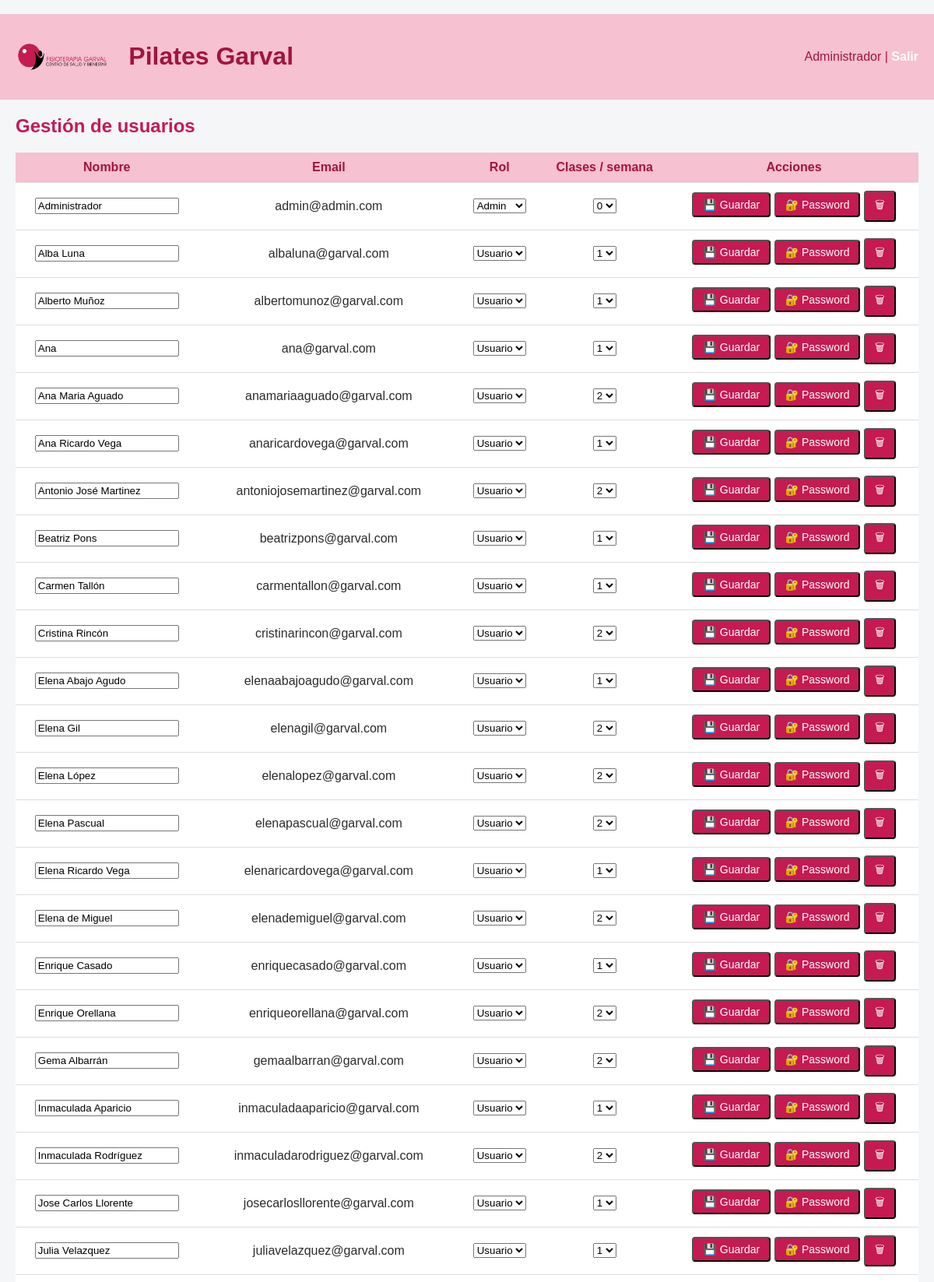
/admin/usuarios (signed in, upper part), run on the app's committed database.
### tables this page shows
CREATE TABLE "usuarios" (
	"id"	INTEGER,
	"nombre"	TEXT,
	"email"	TEXT,
	"rol"	TEXT,
	"clases_semana"	INTEGER,
	"password"	TEXT,
	PRIMARY KEY("id" AUTOINCREMENT)
);

### app.py (the view)
@app.route("/admin/usuarios")
@login_required
@role_required("admin")
def admin_usuarios():
    if session.get("rol") != "admin":
        abort(403)
    conn = conectar()
    c = conn.cursor()
    usuarios = c.execute("""
        SELECT id, nombre, email, rol, clases_semana
        FROM usuarios
        ORDER BY nombre
    """).fetchall()
    conn.close()
    return render_template(
        "admin_usuarios.html",
        usuarios=usuarios
    )

### auth.py (called while the page is built)
def login_required(f):
    @wraps(f)
    def wrapper(*args, **kwargs):
        if not session.get("user_id"):
            return redirect(url_for("login", next=request.path))
        return f(*args, **kwargs)
    return wrapper

def role_required(*roles):
    def deco(f):
        @wraps(f)
        def wrapper(*args, **kwargs):
            if not session.get("user_id"):
                return redirect(url_for("login", next=request.path))
            if session.get("rol") not in roles:
                abort(403)
            return f(*args, **kwargs)
        return wrapper
    return deco

### db.py (called while the page is built)
def conectar():
    return sqlite3.connect("clinica.db")

### templates/admin_usuarios.html (shortened to what this page needs)
﻿{% extends "base.html" %}
{% block content %}
<h2>Gestión de usuarios</h2>
<table>
    <tr>
        <th>Nombre</th>
        <th>Email</th>
        <th>Rol</th>
        <th>Clases / semana</th>
        <th>Acciones</th>
    </tr>
    {% for u in usuarios %}
    <tr>
        <form method="post" action="/admin/usuarios/editar/{{ u[0] }}">
        <td>
            <input type="text" name="nombre" value="{{ u[1] }}" required>
        </td>
        <td>{{ u[2] }}</td>
        <td>
            <select name="rol">
                <option value="usuario" {% if u[3]=="usuario" %}selected{% endif %}>
                    Usuario
                </option>
                <option value="admin" {% if u[3]=="admin" %}selected{% endif %}>
                    Admin
                </option>
        </td>
        <td>
            <select name="clases_semana">
                <option value="0" {% if u[4]==0 %}selected{% endif %}>0</option>
                <option value="1" {% if u[4]==1 %}selected{% endif %}>1</option>
                <option value="2" {% if u[4]==2 %}selected{% endif %}>2</option>
            </select>
        </td>
        <td class="acciones">
            <button type="submit">💾 Guardar</button>
            </form>
            <form method="post"
                  action="/admin/usuarios/{{ u[0] }}/password"
                  style="display:inline;">
                <button type="submit">🔐 Password</button>
            </form>
            <form method="post"
                  action="/admin/usuarios/eliminar/{{ u[0] }}"
                  style="display:inline;"
                  onsubmit="return confirm('¿Eliminar este usuario definitivamente?');">
                <button class="boton-rojo">🗑</button>
            </form>
    </tr>
    {% endfor %}
</table>
<br>
{% endblock %}

### templates/base.html (shortened to what this page needs)
﻿<!DOCTYPE html>
<html lang="es">
<head>
    <link rel="stylesheet" href="/static/estilo.css">
</head>
<body>
    <header>
        <div class="header-left">
            <img src="{{ url_for('static', filename='img/logo.png') }}" alt="Logo" class="logo">
            <h1>Pilates Garval</h1>
        </div>
        {% if session.nombre %}
        <div class="usuario">
            {{ session.nombre }} |
            <a href="/">Salir</a>
        </div>
        {% endif %}
    </header>
    <main>
        {% block content %}{% endblock %}
    </main>
</body>
</html>

### static/estilo.css (style rules this page uses)
:root { --primary: #c51a52; --primary-dark: #a01442; --primary-light: #f6c1d0; --bg: #f4f6f8; --text: #2c2c2c; }
body { font-family: Arial, sans-serif; margin: 0; background: var(--bg); color: var(--text); }
header { background: var(--primary-light); color: var(--primary-dark); padding: 15px 20px; display: flex; justify-content: space-between; align-items: center; }
header a { color: white; text-decoration: none; font-weight: bold; }
.header-left { display: flex; align-items: center; gap: 12px; }
.logo { height: 40px; width: auto; }
main { padding: 20px; }
h2, h3 { color: var(--primary); margin-top: 0; }
table { width: 100%; border-collapse: collapse; background: white; margin-bottom: 25px; }
th, td { padding: 10px 12px; border-bottom: 1px solid #ddd; vertical-align: middle; text-align: center; }
th { background: var(--primary-light); color: var(--primary-dark); font-weight: bold; }
td.acciones { text-align: center; white-space: nowrap; }
a.boton, button { background: var(--primary); color: white; padding: 6px 12px; border-radius: 4px; text-decoration: none; font-size: 14px; display: inline-block; }
td:last-child { text-transform: capitalize; }

### data on the page
usuarios: nombre "Administrador", email "admin@admin.com", rol "Admin", clases_semana "0"
usuarios: nombre "Alba Luna", email "albaluna@garval.com", rol "Usuario", clases_semana "1"
usuarios: nombre "Alberto Muñoz", email "albertomunoz@garval.com", rol "Usuario", clases_semana "1"
usuarios: nombre "Ana", email "ana@garval.com", rol "Usuario", clases_semana "1"
usuarios: nombre "Ana Maria Aguado", email "anamariaaguado@garval.com", rol "Usuario", clases_semana "2"
usuarios: nombre "Ana Ricardo Vega", email "anaricardovega@garval.com", rol "Usuario", clases_semana "1"
usuarios: nombre "Antonio José Martinez", email "antoniojosemartinez@garval.com", rol "Usuario", clases_semana "2"
usuarios: nombre "Beatriz Pons", email "beatrizpons@garval.com", rol "Usuario", clases_semana "1"
usuarios: nombre "Carmen Tallón", email "carmentallon@garval.com", rol "Usuario", clases_semana "1"
usuarios: nombre "Cristina Rincón", email "cristinarincon@garval.com", rol "Usuario", clases_semana "2"
usuarios: nombre "Elena Abajo Agudo", email "elenaabajoagudo@garval.com", rol "Usuario", clases_semana "1"
usuarios: nombre "Elena Gil", email "elenagil@garval.com", rol "Usuario", clases_semana "2"
usuarios: nombre "Elena López", email "elenalopez@garval.com", rol "Usuario", clases_semana "2"
usuarios: nombre "Elena Pascual", email "elenapascual@garval.com", rol "Usuario", clases_semana "2"
usuarios: nombre "Elena Ricardo Vega", email "elenaricardovega@garval.com", rol "Usuario", clases_semana "1"
usuarios: nombre "Elena de Miguel", email "elenademiguel@garval.com", rol "Usuario", clases_semana "2"
usuarios: nombre "Enrique Casado", email "enriquecasado@garval.com", rol "Usuario", clases_semana "1"
usuarios: nombre "Enrique Orellana", email "enriqueorellana@garval.com", rol "Usuario", clases_semana "2"
usuarios: nombre "Gema Albarrán", email "gemaalbarran@garval.com", rol "Usuario", clases_semana "2"
usuarios: nombre "Inmaculada Aparicio", email "inmaculadaaparicio@garval.com", rol "Usuario", clases_semana "1"
usuarios: nombre "Inmaculada Rodríguez", email "inmaculadarodriguez@garval.com", rol "Usuario", clases_semana "2"
usuarios: nombre "Jose Carlos Llorente", email "josecarlosllorente@garval.com", rol "Usuario", clases_semana "1"
usuarios: nombre "Julia Velazquez", email "juliavelazquez@garval.com", rol "Usuario", clases_semana "1"
